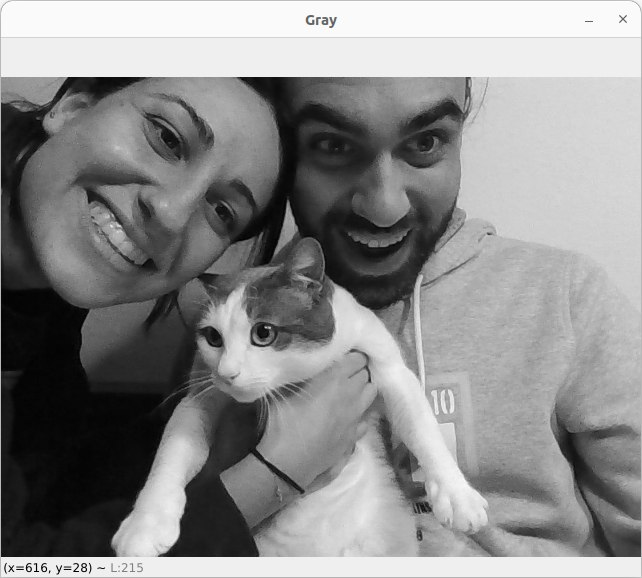
#> input picture mediapipe/foto_di_gruppo.jpg, 642 x 578 px, given in place of cella_vishay_strain_gauge.jpg, which was not available
$ python open_and_threshold_from_image.py
#> lines starting #> are read from the running program, lines starting #| are printed output that depends on the picture; after the words box and inside, x2 and y2 are one past the last pixel; in counts of white or black regions, pixels touching at a corner belong together; pictures that were not available may be replaced by others from this repository, and a replacement may not be noted
#! /bin/env/pyhton3
import cv2 as cv
import numpy as np
import sys
import matplotlib.pyplot as plt

def nothing(x):
    pass

# [8 lines of commented-out code are left out]
path: str = '/home/simone/Uni/magistrale/tirocinio/tesi/images/chap_3/cella_vishay_strain_gauge.jpg'
img = cv.imread(path,1)
#> img is the input picture: shape (578, 642, 3); mean B, G, R 139.7, 139.7, 139.7

window = 'Originale'
cv.namedWindow(window,cv.WINDOW_NORMAL)
cv.imshow(window,img)

cv.imshow('finestra',img)
    # [4 lines of commented-out code are left out]

cv.namedWindow('Binary threshold')
cv.namedWindow('Gaussian threshold')
cv.namedWindow('Blurred')
trackbar_name = 'soglia'

soglia_bt = cv.createTrackbar(trackbar_name, 'Binary threshold' , 0, 255, nothing)
#> slider 'soglia' is set to 85
soglia_gt = cv.createTrackbar(trackbar_name, 'Gaussian threshold' , 0, 100, nothing)
#> slider 'soglia' is set to 33
cv.setTrackbarMin(trackbar_name,'Gaussian threshold',1)

while True:
    gray = cv.cvtColor(img,cv.COLOR_RGB2GRAY,0)

    soglia_bt = cv.getTrackbarPos(trackbar_name,'Binary threshold')
    soglia_gt = cv.getTrackbarPos(trackbar_name,'Gaussian threshold')

    ret, bin_thresh = cv.threshold(gray,soglia_bt,255,cv.THRESH_BINARY)
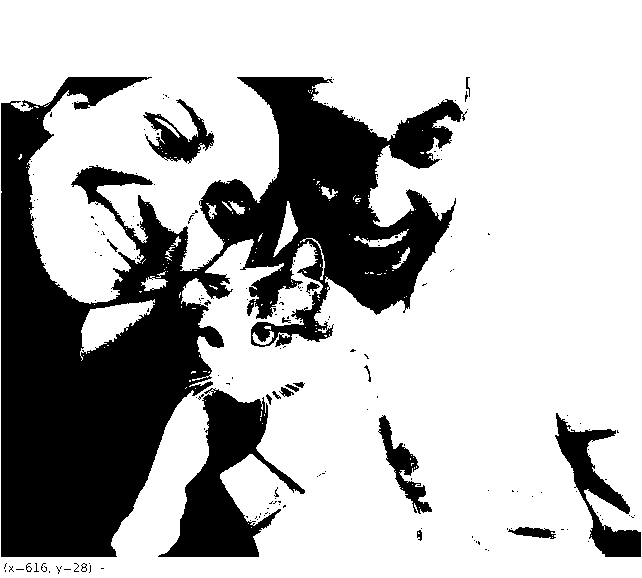
#> bin_thresh: shape (578, 642); 71.2% white; 191 black regions (170 under 20 px), largest, box (x1, y1, x2, y2) and area: (1, 77, 467, 557) 88825, (158, 388, 305, 557) 9477, (555, 413, 641, 557) 3861
#> ret = 85
    gaussian_threshold = cv.adaptiveThreshold(gray,255,cv.ADAPTIVE_THRESH_GAUSSIAN_C,cv.THRESH_BINARY,soglia_gt*2+1,2)
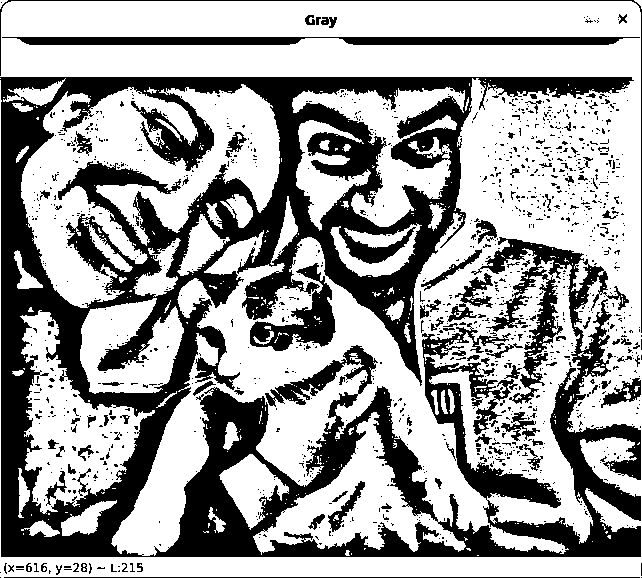
#> gaussian_threshold: shape (578, 642); 62.8% white; 1260 black regions (1160 under 20 px), largest, box (x1, y1, x2, y2) and area: (0, 77, 641, 557) 117801, (2, 37, 640, 45) 4467, (250, 263, 336, 351) 2743
    blurred = cv.blur(gray,(10,2))  # eventualmente aggiungi trackbar
    gx = cv.Sobel(gray,cv.CV_64F,1,0,ksize = 1)
    gy = cv.Sobel(gray,cv.CV_64F,0,1,ksize = 1)
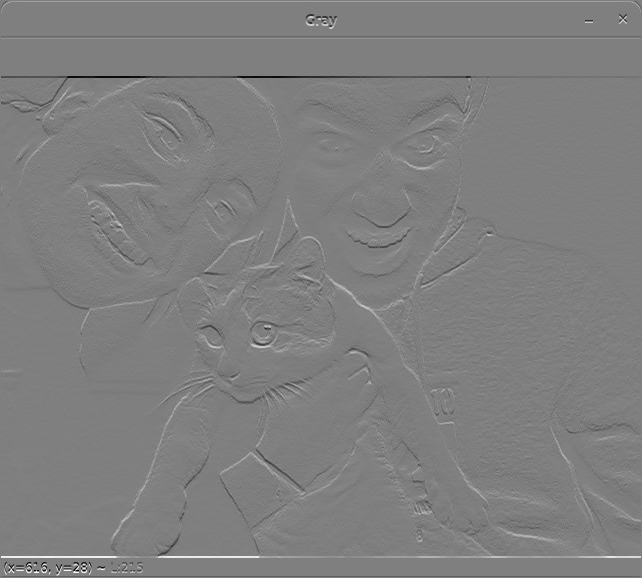
#> gy: shape (578, 642) float64; min -245, max 245, mean 0; drawn with min black and max white
    magnitude = np.sqrt((np.abs(gx) ** 2)+(np.abs(gy) ** 2))
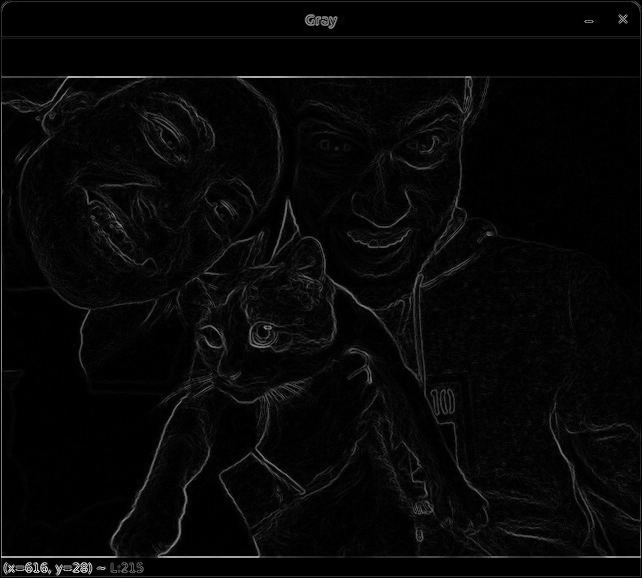
#> magnitude: shape (578, 642) float64; min 0, max 326, mean 9.8; drawn with min black and max white
    laplacian = cv.Laplacian(gray,cv.CV_64F)
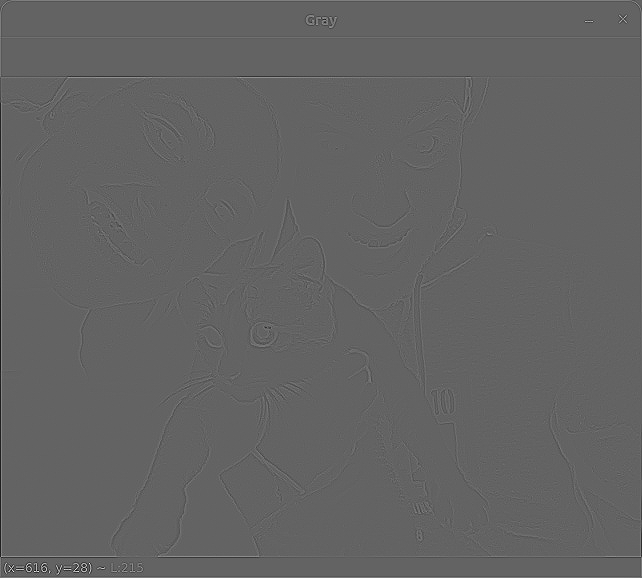
#> laplacian: shape (578, 642) float64; min -470, max 734, mean 0; drawn with min black and max white

    cv.imshow('Gray',gray)
    cv.imshow('Binary threshold',bin_thresh)
    cv.imshow('Gaussian threshold',gaussian_threshold)
    cv.imshow('Blurred',blurred)
    cv.imshow('Gradient magnitude',magnitude)
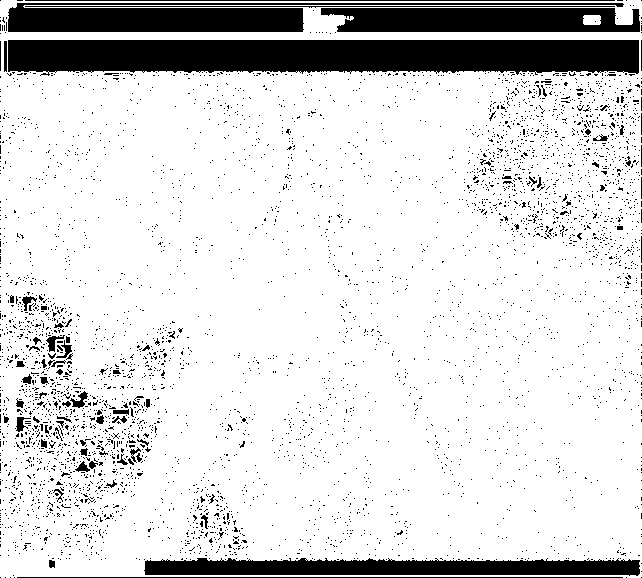
#> window 'Gradient magnitude': shape (578, 642); 85% white; 4513 black regions (4434 under 20 px), largest, box (x1, y1, x2, y2) and area: (8, 40, 639, 76) 19944, (8, 3, 624, 32) 8320, (144, 558, 640, 576) 7214
    cv.imshow('laplacian',laplacian)
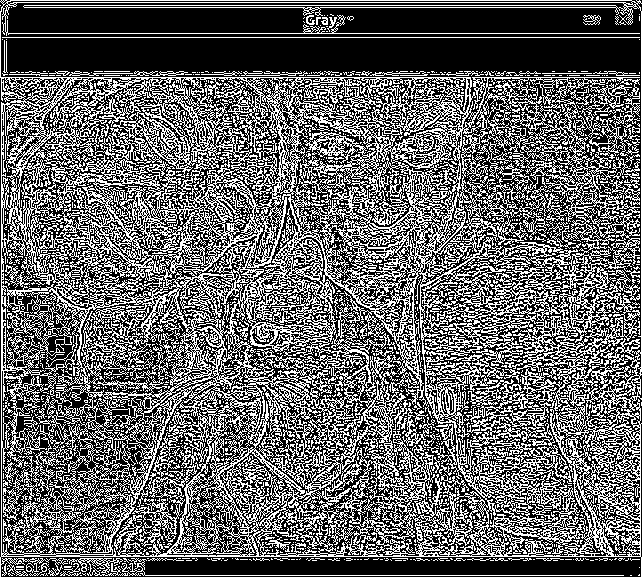
#> window 'laplacian': shape (578, 642); 39.7% white in thin lines or dots
    if cv.waitKey(100) == ord('q'):
#> (key q is pressed here)
        break


cv.destroyAllWindows()
